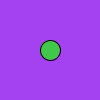
Frame 1 (no input)
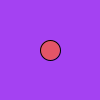
Frame 60 (the mouse pressed at the canvas centre just before this capture)
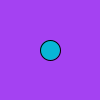
Frame 120 (the mouse held since frame 60 and released just before this capture)

The Processing sketch that drew these frames (run headless with seeded random() and noise(); from frame 60 on, the mouse is pressed at the canvas centre):

// Processing sketch: random_color_generator
// ── random_color_generator.pde
color[] colors;  // will contain the "current generation" of colors
int count;
int len = 10;
void setup() {
  colors = makeNewColors();  // create the first generation of colors
}

void draw() {
  // TASK: make sure to draw the "current" color every time
  background(colors[count]);
  fill(random(255),random(255),random(255));
  ellipse(50,50,20,20);  // just a fun circle for you to deal with
}

void keyPressed() {
  // TASK: make it so when a key is pressed, the next color in the array will be shown
  // TASK: what happens when you "run out" of colors in the color array?
  count++;
  if (count == len){
    count=0;
    colors = makeNewColors();
  }
  print(count);
  
}

// returns a brand new array with exactly 5 colors

color[] makeNewColors() {
  color[] someNewColors = new color[len];
  for (int pos = 0; pos < len; pos++) {
    someNewColors[pos] = color(random(255),random(255),random(255));
  }
  return someNewColors;
}
